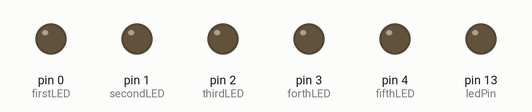
A sketch run on a simulated Arduino Uno, built with avr-gcc and run on an emulated ATmega328P. Shown: output pins drawn as LEDs (lit = HIGH).

Above: at 0.2 s.
At 1.7 s:
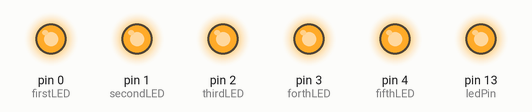
Timing chart, 0 to 3.0 s (numbered marks = the images above):
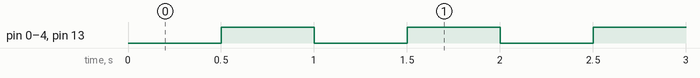

Measured:
- by itself, pin 0 (firstLED), pin 1 (secondLED), pin 2 (thirdLED), pin 3 (forthLED), pin 4 (fifthLED), pin 13 (ledPin): alternates HIGH for 0.50 s and LOW for 0.50 s

The sketch:

LED_Test.ino
```cpp
/*
 * Make some funny LED flashing
*/

const int firstLED  =  0; // green
const int secondLED =  1; // red
const int thirdLED  =  2; // blue
const int forthLED  =  3; // green
const int fifthLED  =  4; // not used
const int ledPin    = 13; // built in LED from teensy

void setup()   {
  pinMode(firstLED, OUTPUT);
  pinMode(secondLED,OUTPUT);
  pinMode(thirdLED, OUTPUT);
  pinMode(forthLED, OUTPUT);
  pinMode(fifthLED, OUTPUT);
  pinMode(ledPin,   OUTPUT);
}

void loop()
{
    digitalWrite(firstLED,  LOW);
    digitalWrite(secondLED, LOW);
    digitalWrite(thirdLED,  LOW);
    digitalWrite(forthLED,  LOW);
    digitalWrite(fifthLED,  LOW);
    digitalWrite(ledPin,    LOW);
    delay(500);
    digitalWrite(firstLED,  HIGH);
    digitalWrite(secondLED, HIGH);
    digitalWrite(thirdLED,  HIGH);
    digitalWrite(forthLED,  HIGH);
    digitalWrite(fifthLED,  HIGH);
    digitalWrite(ledPin,    HIGH);
    delay(500);
}
```
